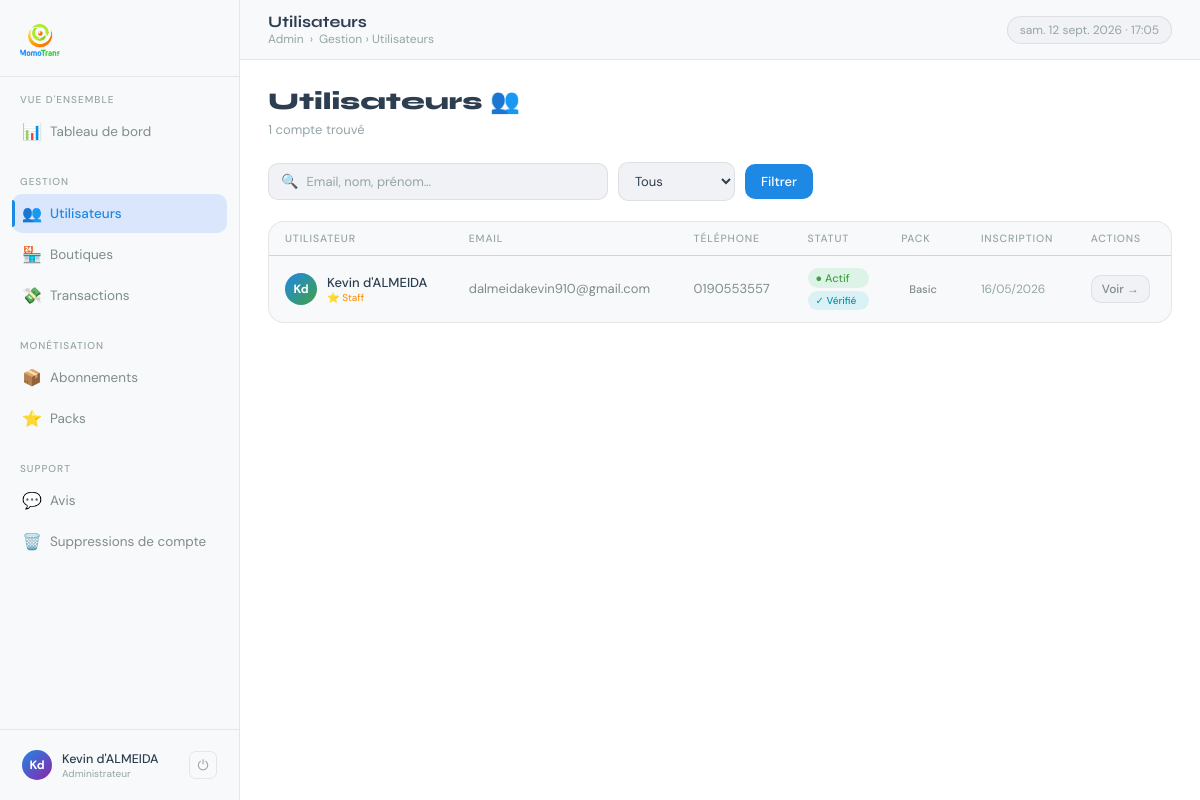
/dashboard/utilisateurs/ (signed in), run on the app's committed database.
### momoapi/models.py (models this page shows, shortened)
class Utilisateur(AbstractBaseUser, PermissionsMixin):
    id          = models.UUIDField(primary_key=True, default=uuid.uuid4, editable=False)
    email       = models.EmailField(unique=True)
    nom         = models.CharField(max_length=100)
    prenom      = models.CharField(max_length=100)
    telephone   = models.CharField(max_length=20, blank=True)
    is_active   = models.BooleanField(default=True)
    is_staff    = models.BooleanField(default=False)
    is_verified = models.BooleanField(default=False)  # email vérifié
    date_inscription = models.DateTimeField(auto_now_add=True)
    USERNAME_FIELD  = 'email'
    REQUIRED_FIELDS = ['nom', 'prenom']
    objects = UtilisateurManager()
    class Meta:
        verbose_name = "Utilisateur"

### adminapp/views.py (the view)
# urls.py: path('utilisateurs/',                           views.utilisateurs,         name='utilisateurs'),
@staff_required
def utilisateurs(request):
    q        = request.GET.get('q', '')
    filtre   = request.GET.get('filtre', 'tous')  # tous | verifie | non_verifie | staff
    qs = Utilisateur.objects.prefetch_related('abonnements').order_by('-date_inscription')
    if q:
        qs = qs.filter(
            Q(email__icontains=q) |
            Q(nom__icontains=q) |
            Q(prenom__icontains=q)
        )
    if filtre == 'verifie':
        qs = qs.filter(is_verified=True)
    elif filtre == 'non_verifie':
        qs = qs.filter(is_verified=False)
    elif filtre == 'staff':
        qs = qs.filter(is_staff=True)
    return render(request, 'dashboard/utilisateurs.html', {
        'page': 'utilisateurs',
        'users': qs,
        'q': q,
        'filtre': filtre,
        'total': qs.count(),
    })

### adminapp/context_processors.py (called while the page is built)
def dashboard_badges(request):
    if not (request.user.is_authenticated and request.user.is_staff):
        return {}
    from momoapi.models import Avis, DemandeSuppressionCompte
    return {
        'avis_non_lus': Avis.objects.filter(lu=False).count(),
        'demandes_suppression_en_attente': DemandeSuppressionCompte.objects.filter(statut='en_attente').count(),
    }

### adminapp/views.py (called while the page is built)
def staff_required(view_func):
    return user_passes_test(lambda u: u.is_authenticated and u.is_staff, login_url='/dashboard/login/')(view_func)

### adminapp/templates/dashboard/utilisateurs.html (shortened to what this page needs)
{% extends 'dashboard/base.html' %}
{% block header_title %}Utilisateurs{% endblock %}
{% block breadcrumb %}Gestion › Utilisateurs{% endblock %}
{% block content %}
<div class="page-top">
  <div>
    <div class="page-heading">Utilisateurs 👥</div>
    <div class="page-sub">{{ total }} compte{{ total|pluralize }} trouvé{{ total|pluralize }}</div>
  </div>
</div>
<form method="get" style="margin-bottom:20px">
  <div class="filters">
    <div class="search-box">
      <span class="search-icon">🔍</span>
      <input type="text" name="q" value="{{ q }}" placeholder="Email, nom, prénom…">
    </div>
    <select name="filtre" onchange="this.form.submit()">
      <option value="tous"       {% if filtre == 'tous' %}selected{% endif %}>Tous</option>
    </select>
    <button type="submit" class="btn btn-primary">Filtrer</button>
  </div>
</form>
<div class="panel">
  <div class="table-wrap">
    <table>
      <thead>
        <tr>
          <th>Utilisateur</th>
          <th>Email</th>
          <th>Téléphone</th>
          <th>Statut</th>
          <th>Pack</th>
          <th>Inscription</th>
          <th>Actions</th>
        </tr>
      </thead>
      <tbody>
        {% for u in users %}
        <tr>
          <td>
            <div style="display:flex;align-items:center;gap:10px">
              <div style="width:32px;height:32px;border-radius:50%;background:linear-gradient(135deg,#1E88E5,#43A047);display:flex;align-items:center;justify-content:center;font-size:12px;font-weight:700;color:#fff;flex-shrink:0">
                {{ u.prenom.0 }}{{ u.nom.0 }}
              </div>
              <div>
                <div class="td-main">{{ u.prenom }} {{ u.nom }}</div>
                {% if u.is_staff %}<div style="font-size:10px;color:var(--amber)">⭐ Staff</div>{% endif %}
              </div>
            </div>
          </td>
          <td>{{ u.email }}</td>
          <td>{{ u.telephone|default:"—" }}</td>
          <td>
            <div style="display:flex;flex-direction:column;gap:3px">
              {% if u.is_active %}
              <span class="badge badge-green">● Actif</span>
              {% else %}
              <span class="badge badge-red">● Inactif</span>
              {% endif %}
              {% if u.is_verified %}
              <span class="badge badge-cyan" style="font-size:10px">✓ Vérifié</span>
              {% else %}
              <span class="badge badge-amber" style="font-size:10px">⚠ Non vérifié</span>
              {% endif %}
            </div>
          </td>
          <td>
            {% with abo=u.abonnements.first %}
            {% if abo %}
              {% if abo.pack.cle == 'basic' %}
              <span class="badge badge-gray">Basic</span>
              {% elif abo.pack.cle == 'pro' %}
              <span class="badge badge-green">Pro</span>
              {% else %}
              <span class="badge badge-amber">Premium</span>
              {% endif %}
            {% else %}
              <span style="color:var(--text3)">—</span>
            {% endif %}
            {% endwith %}
          </td>
          <td style="font-size:12px;color:var(--text3)">{{ u.date_inscription|date:"d/m/Y" }}</td>
          <td>
            <a href="{% url 'dashboard:utilisateur_detail' u.id %}" class="btn btn-ghost btn-sm">Voir →</a>
          </td>
        </tr>
        {% empty %}
        <tr><td colspan="7" class="empty">Aucun utilisateur trouvé</td></tr>
        {% endfor %}
      </tbody>
    </table>
  </div>
</div>
{% endblock %}

### adminapp/templates/dashboard/base.html (shortened to what this page needs)
<!DOCTYPE html>
<html lang="fr">
<head>
{% load static %}
</head>
<body>
<aside class="sidebar">
  <div class="sidebar-logo">
    <a href="{% url 'dashboard:accueil' %}" class="logo-mark">
      <div class="logo-icon"><img src="{% static 'logo.png' %}" alt="MomoTrans"></div>
    </a>
  </div>
  <nav class="sidebar-nav">
    <div class="nav-section">
      <div class="nav-label">Vue d'ensemble</div>
      <a href="{% url 'dashboard:accueil' %}" class="nav-item {% if page == 'accueil' %}active{% endif %}">
        <span class="nav-icon">📊</span> Tableau de bord
      </a>
    </div>
    <div class="nav-section">
      <div class="nav-label">Gestion</div>
      <a href="{% url 'dashboard:utilisateurs' %}" class="nav-item {% if page == 'utilisateurs' %}active{% endif %}">
        <span class="nav-icon">👥</span> Utilisateurs
      </a>
      <a href="{% url 'dashboard:boutiques' %}" class="nav-item {% if page == 'boutiques' %}active{% endif %}">
        <span class="nav-icon">🏪</span> Boutiques
      </a>
      <a href="{% url 'dashboard:transactions' %}" class="nav-item {% if page == 'transactions' %}active{% endif %}">
        <span class="nav-icon">💸</span> Transactions
      </a>
    </div>
    <div class="nav-section">
      <div class="nav-label">Monétisation</div>
      <a href="{% url 'dashboard:abonnements' %}" class="nav-item {% if page == 'abonnements' %}active{% endif %}">
        <span class="nav-icon">📦</span> Abonnements
      </a>
      <a href="{% url 'dashboard:packs' %}" class="nav-item {% if page == 'packs' %}active{% endif %}">
        <span class="nav-icon">⭐</span> Packs
      </a>
    </div>
    <div class="nav-section">
      <div class="nav-label">Support</div>
      <a href="{% url 'dashboard:avis' %}" class="nav-item {% if page == 'avis' %}active{% endif %}">
        <span class="nav-icon">💬</span> Avis
      </a>
      <a href="{% url 'dashboard:demandes_suppression' %}" class="nav-item {% if page == 'demandes_suppression' %}active{% endif %}">
        <span class="nav-icon">🗑️</span> Suppressions de compte
      </a>
    </div>
  </nav>
  <div class="sidebar-footer">
    <div class="user-pill">
      <div class="user-avatar">{{ request.user.prenom.0 }}{{ request.user.nom.0 }}</div>
      <div class="user-info">
        <div class="user-name">{{ request.user.prenom }} {{ request.user.nom }}</div>
        <div class="user-role">Administrateur</div>
      </div>
      <a href="{% url 'dashboard:logout' %}" class="logout-btn" title="Déconnexion">⏻</a>
    </div>
  </div>
</aside>
<main class="main">
  <header class="header">
    <div>
      <div class="header-title">{% block header_title %}Dashboard{% endblock %}</div>
      <div class="header-breadcrumb">
        <span>Admin</span> <span>›</span> <span>{% block breadcrumb %}Accueil{% endblock %}</span>
      </div>
    </div>
    <div class="header-date" id="live-date"></div>
  </header>
  <div class="content">
    {% block content %}{% endblock %}
  </div>
</main>
</body>
</html>

### data on the page
Utilisateur: user.prenom.0 "K", user.nom.0 "d", user.prenom "Kevin", user.nom "d'ALMEIDA", prenom.0 "K", nom.0 "d", prenom "Kevin", nom "d'ALMEIDA", is_staff "⭐ Staff", email "dalmeidakevin910@gmail.com", telephone "0190553557", is_active "● Actif", is_verified "✓ Vérifié", date_inscription "16/05/2026"

### other printed values
{{ total }} "1"
